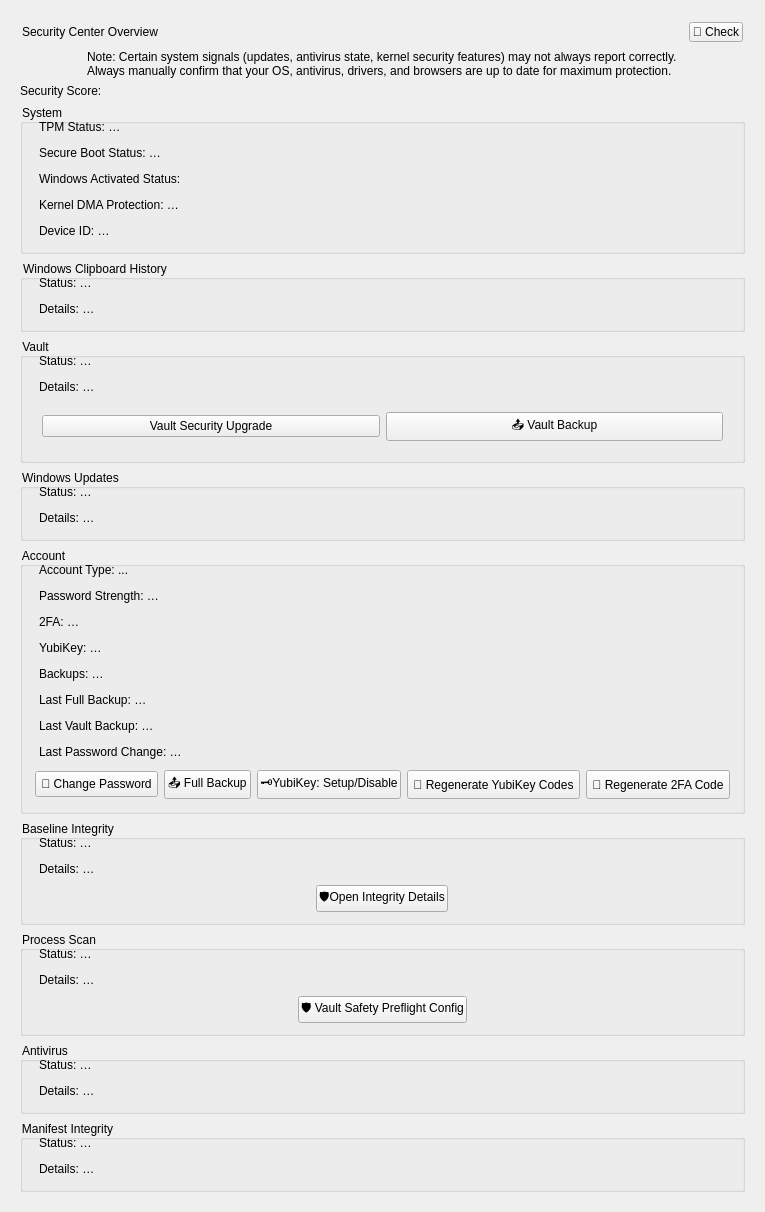
          <widget class="QWidget" name="scrollAreaWidgetContents_8">
           <property name="geometry">
            <rect>
             <x>0</x>
             <y>0</y>
             <width>579</width>
             <height>939</height>
            </rect>
           </property>
           <property name="sizePolicy">
            <sizepolicy hsizetype="Ignored" vsizetype="Preferred">
             <horstretch>0</horstretch>
             <verstretch>0</verstretch>
            </sizepolicy>
           </property>
           <layout class="QVBoxLayout" name="verticalLayout_30">
            <item>
             <widget class="QWidget" name="widget_18" native="true">
              <property name="sizePolicy">
               <sizepolicy hsizetype="Preferred" vsizetype="Minimum">
                <horstretch>0</horstretch>
                <verstretch>0</verstretch>
               </sizepolicy>
              </property>
              <layout class="QVBoxLayout" name="verticalLayout_4">
               <item>
                <widget class="QWidget" name="securityHeaderWidget" native="true">
                 <layout class="QHBoxLayout" name="horizontalLayout_15">
                  <property name="leftMargin">
                   <number>2</number>
                  </property>
                  <property name="topMargin">
                   <number>2</number>
                  </property>
                  <property name="rightMargin">
                   <number>2</number>
                  </property>
                  <property name="bottomMargin">
                   <number>2</number>
                  </property>
                  <item>
                   <widget class="QLabel" name="label_5">
                    <property name="sizePolicy">
                     <sizepolicy hsizetype="Maximum" vsizetype="Preferred">
                      <horstretch>0</horstretch>
                      <verstretch>0</verstretch>
                     </sizepolicy>
                    </property>
                    <property name="text">
                     <string>Security Center Overview</string>
                    </property>
                   </widget>
                  </item>
                  <item>
                   <spacer name="horizontalSpacer_8">
                    <property name="orientation">
                     <enum>Qt::Horizontal</enum>
                    </property>
                    <property name="sizeHint" stdset="0">
                     <size>
                      <width>40</width>
                      <height>20</height>
                     </size>
                    </property>
                   </spacer>
                  </item>
                  <item>
                   <widget class="QPushButton" name="securityRefreshButton">
                    <property name="minimumSize">
                     <size>
                      <width>0</width>
                      <height>20</height>
                     </size>
                    </property>
                    <property name="toolTip">
                     <string>re-run baseline check + preflight + AV detection</string>
                    </property>
                    <property name="styleSheet">
                     <string notr="true">padding:2;</string>
                    </property>
                    <property name="text">
                     <string>🔄 Check</string>
                    </property>
                   </widget>
                  </item>
                 </layout>
                </widget>
               </item>
               <item alignment="Qt::AlignHCenter">
                <widget class="QLabel" name="label_7">
                 <property name="text">
                  <string>Note: Certain system signals (updates, antivirus state, kernel security features) may not always report correctly.
Always manually confirm that your OS, antivirus, drivers, and browsers are up to date for maximum protection.</string>
                 </property>
                </widget>
               </item>
               <item>
                <widget class="QLabel" name="securityScoreLabel">
                 <property name="text">
                  <string>Security Score:</string>
                 </property>
                </widget>
               </item>
               <item>
                <widget class="QGroupBox" name="baselineIntegrityGroup_2">
                 <property name="styleSheet">
                  <string notr="true">padding:3;</string>
                 </property>
                 <property name="title">
                  <string>System</string>
                 </property>
                 <layout class="QVBoxLayout" name="verticalLayout_34">
                  <item>
                   <layout class="QGridLayout" name="baselineIntegrityLayout_2">
                    <item row="4" column="0">
                     <widget class="QLabel" name="systemDeviceIdLabel">
                      <property name="text">
                       <string>Device ID: …</string>
                      </property>
                     </widget>
                    </item>
                    <item row="1" column="0">
                     <widget class="QLabel" name="systemSecureBootStatusLabel">
                      <property name="text">
                       <string>Secure Boot Status: …</string>
                      </property>
                     </widget>
                    </item>
                    <item row="2" column="0">
                     <widget class="QLabel" name="systemWindowsActivatedLabel">
                      <property name="text">
                       <string>Windows Activated Status:</string>
                      </property>
                     </widget>
                    </item>
                    <item row="0" column="0">
                     <widget class="QLabel" name="systemTpmStatusLabel">
                      <property name="text">
                       <string>TPM Status: …</string>
                      </property>
                     </widget>
                    </item>
                    <item row="3" column="0">
                     <widget class="QLabel" name="systemKernelDmaStatusLabel">
                      <property name="text">
                       <string>Kernel DMA Protection: …</string>
                      </property>
                     </widget>
                    </item>
                   </layout>
                  </item>
                 </layout>
                </widget>
               </item>
               <item>
                <widget class="QGroupBox" name="baselineIntegrityGroup_5">
                 <property name="styleSheet">
                  <string notr="true">padding:3;</string>
                 </property>
                 <property name="title">
                  <string>Windows Clipboard History</string>
                 </property>
                 <layout class="QVBoxLayout" name="verticalLayout_38">
                  <item>
                   <layout class="QGridLayout" name="windowsClipboardLayout">
                    <item row="0" column="0">
                     <widget class="QLabel" name="windowsClipboardStatusLabel">
                      <property name="text">
                       <string>Status: …</string>
                      </property>
                     </widget>
                    </item>
                    <item row="2" column="0">
                     <widget class="QLabel" name="windowsClipboardDetailsLabel">
                      <property name="text">
                       <string>Details: …</string>
                      </property>
                     </widget>
                    </item>
                   </layout>
                  </item>
                 </layout>
                </widget>
               </item>
               <item>
                <widget class="QGroupBox" name="baselineIntegrityGroup_4">
                 <property name="styleSheet">
                  <string notr="true">padding:3;</string>
                 </property>
                 <property name="title">
                  <string>Vault</string>
                 </property>
                 <layout class="QVBoxLayout" name="verticalLayout_37">
                  <item>
                   <layout class="QGridLayout" name="vaultDetailsLayout">
                    <item row="2" column="0">
                     <widget class="QWidget" name="widget_23" native="true">
                      <property name="minimumSize">
                       <size>
                        <width>0</width>
                        <height>12</height>
                       </size>
                      </property>
                      <layout class="QHBoxLayout" name="horizontalLayout_22">
                       <item>
                        <widget class="QPushButton" name="vault_security_update">
                         <property name="minimumSize">
                          <size>
                           <width>0</width>
                           <height>20</height>
                          </size>
                         </property>
                         <property name="styleSheet">
                          <string notr="true"/>
                         </property>
                         <property name="text">
                          <string>Vault Security Upgrade</string>
                         </property>
                        </widget>
                       </item>
                       <item>
                        <widget class="QPushButton" name="exportWithPasswordButton_2">
                         <property name="minimumSize">
                          <size>
                           <width>0</width>
                           <height>20</height>
                          </size>
                         </property>
                         <property name="styleSheet">
                          <string notr="true"/>
                         </property>
                         <property name="text">
                          <string>📤 Vault Backup</string>
                         </property>
                        </widget>
                       </item>
                      </layout>
                     </widget>
                    </item>
                    <item row="0" column="0">
                     <widget class="QLabel" name="vaultStatusLabel">
                      <property name="text">
                       <string>Status: …</string>
                      </property>
                     </widget>
                    </item>
                    <item row="1" column="0">
                     <widget class="QLabel" name="vaultDetailsLabel">
                      <property name="text">
                       <string>Details: …</string>
                      </property>
                     </widget>
                    </item>
                   </layout>
                  </item>
                 </layout>
                </widget>
               </item>
               <item>
                <widget class="QGroupBox" name="baselineIntegrityGroup_3">
                 <property name="styleSheet">
                  <string notr="true">padding:3;</string>
                 </property>
                 <property name="title">
                  <string>Windows Updates</string>
                 </property>
                 <layout class="QVBoxLayout" name="verticalLayout_35">
                  <item>
                   <layout class="QGridLayout" name="windowsUpdatesLayout_3">
                    <item row="0" column="0">
                     <widget class="QLabel" name="windowsUpdatesStatusLabel">
                      <property name="text">
                       <string>Status: …</string>
                      </property>
                     </widget>
                    </item>
                    <item row="1" column="0">
                     <widget class="QLabel" name="windowsUpdatesDetailsLabel">
                      <property name="text">
                       <string>Details: …</string>
                      </property>
                     </widget>
                    </item>
                   </layout>
                  </item>
                 </layout>
                </widget>
               </item>
               <item>
                <widget class="QGroupBox" name="accountSecurityLayout">
                 <property name="styleSheet">
                  <string notr="true">padding:3;</string>
                 </property>
                 <property name="title">
                  <string>Account</string>
                 </property>
                 <layout class="QVBoxLayout" name="verticalLayout_36">
                  <item>
                   <layout class="QGridLayout" name="accountSecurityGroup">
                    <item row="8" column="0">
                     <widget class="QLabel" name="accountPasswordLastChangedLabel">
                      <property name="text">
                       <string>Last Password Change: …</string>
                      </property>
                     </widget>
                    </item>
                    <item row="2" column="0">
                     <widget class="QLabel" name="accountPasswordStrengthLabel">
                      <property name="text">
                       <string>Password Strength: …</string>
                      </property>
                     </widget>
                    </item>
                    <item row="3" column="0">
                     <widget class="QLabel" name="accountTwofaStatusLabel">
                      <property name="text">
                       <string>2FA: …</string>
                      </property>
                     </widget>
                    </item>
                    <item row="4" column="0">
                     <widget class="QLabel" name="accountYubiStatusLabel">
                      <property name="text">
                       <string>YubiKey: …</string>
                      </property>
                     </widget>
                    </item>
                    <item row="7" column="0">
                     <widget class="QLabel" name="accountBackupLastVaultLabel">
                      <property name="text">
                       <string>Last Vault Backup: …</string>
                      </property>
                     </widget>
                    </item>
                    <item row="6" column="0">
                     <widget class="QLabel" name="accountBackupLastFullLabel">
                      <property name="text">
                       <string>Last Full Backup: …</string>
                      </property>
                     </widget>
                    </item>
                    <item row="5" column="0">
                     <widget class="QLabel" name="accountBackupStatusLabel">
                      <property name="text">
                       <string>Backups: …</string>
                      </property>
                     </widget>
                    </item>
                    <item row="9" column="0">
                     <widget class="QWidget" name="widget_19" native="true">
                      <layout class="QHBoxLayout" name="horizontalLayout_18">
                       <property name="leftMargin">
                        <number>2</number>
                       </property>
                       <property name="topMargin">
                        <number>2</number>
                       </property>
                       <property name="rightMargin">
                        <number>2</number>
                       </property>
                       <property name="bottomMargin">
                        <number>2</number>
                       </property>
                       <item>
                        <widget class="QPushButton" name="changePasswordButton_2">
                         <property name="minimumSize">
                          <size>
                           <width>0</width>
                           <height>20</height>
                          </size>
                         </property>
                         <property name="toolTip">
                          <string>Change your password</string>
                         </property>
                         <property name="styleSheet">
                          <string notr="true">padding:5</string>
                         </property>
                         <property name="text">
                          <string>🔐 Change Password</string>
                         </property>
                        </widget>
                       </item>
                       <item>
                        <widget class="QPushButton" name="exportVaultButton_2">
                         <property name="sizePolicy">
                          <sizepolicy hsizetype="Preferred" vsizetype="Preferred">
                           <horstretch>0</horstretch>
                           <verstretch>0</verstretch>
                          </sizepolicy>
                         </property>
                         <property name="minimumSize">
                          <size>
                           <width>0</width>
                           <height>20</height>
                          </size>
                         </property>
                         <property name="styleSheet">
                          <string notr="true"/>
                         </property>
                         <property name="text">
                          <string>📤 Full Backup</string>
                         </property>
                        </widget>
                       </item>
                       <item>
                        <widget class="QPushButton" name="btnDeviceUnlock_2">
                         <property name="sizePolicy">
                          <sizepolicy hsizetype="Preferred" vsizetype="Preferred">
                           <horstretch>0</horstretch>
                           <verstretch>0</verstretch>
                          </sizepolicy>
                         </property>
                         <property name="minimumSize">
                          <size>
                           <width>0</width>
                           <height>20</height>
                          </size>
                         </property>
                         <property name="toolTip">
                          <string>Link a YubiKey to your Account/Vault</string>
                         </property>
                         <property name="styleSheet">
                          <string notr="true">padding:2</string>
                         </property>
                         <property name="text">
                          <string>🗝️YubiKey: Setup/Disable</string>
                         </property>
                        </widget>
                       </item>
                       <item>
                        <widget class="QPushButton" name="regen_key_1">
                         <property name="sizePolicy">
                          <sizepolicy hsizetype="Preferred" vsizetype="Preferred">
                           <horstretch>0</horstretch>
                           <verstretch>0</verstretch>
                          </sizepolicy>
                         </property>
                         <property name="minimumSize">
                          <size>
                           <width>0</width>
                           <height>20</height>
                          </size>
                         </property>
                         <property name="toolTip">
                          <string>Must add if enabled in Profile/ Regenerate a new code if lost your old one</string>
                         </property>
                         <property name="styleSheet">
                          <string notr="true">padding:5</string>
                         </property>
                         <property name="text">
                          <string>🔄 Regenerate YubiKey Codes</string>
                         </property>
                        </widget>
                       </item>
                       <item>
                        <widget class="QPushButton" name="regen_key_2fa_2">
                         <property name="sizePolicy">
                          <sizepolicy hsizetype="Preferred" vsizetype="Preferred">
                           <horstretch>0</horstretch>
                           <verstretch>0</verstretch>
                          </sizepolicy>
                         </property>
                         <property name="minimumSize">
                          <size>
                           <width>0</width>
                           <height>20</height>
                          </size>
                         </property>
                         <property name="toolTip">
                          <string>Must add if enabled in Profile/ Regenerate a new code if lost your old one</string>
                         </property>
                         <property name="styleSheet">
                          <string notr="true">padding:5</string>
                         </property>
                         <property name="text">
                          <string>🔄 Regenerate 2FA Code</string>
                         </property>
                        </widget>
                       </item>
                      </layout>
                     </widget>
                    </item>
                    <item row="1" column="0">
                     <widget class="QLabel" name="recovery_m_2">
                      <property name="text">
                       <string>Account Type: ...</string>
                      </property>
                     </widget>
                    </item>
                   </layout>
                  </item>
                 </layout>
                </widget>
               </item>
               <item>
                <widget class="QGroupBox" name="baselineIntegrityGroup">
                 <property name="styleSheet">
                  <string notr="true">padding:3;</string>
                 </property>
                 <property name="title">
                  <string>Baseline Integrity</string>
                 </property>
                 <layout class="QVBoxLayout" name="verticalLayout_31">
                  <item>
                   <layout class="QGridLayout" name="baselineIntegrityLayout">
                    <item row="1" column="0">
                     <widget class="QLabel" name="baselineIntegrityDetails">
                      <property name="text">
                       <string>Details: …</string>
                      </property>
                     </widget>
                    </item>
                    <item row="0" column="0">
                     <widget class="QLabel" name="baselineIntegrityStatus">
                      <property name="text">
                       <string>Status: …</string>
                      </property>
                     </widget>
                    </item>
                    <item row="2" column="0" alignment="Qt::AlignHCenter">
                     <widget class="QPushButton" name="securityOpenIntegrityButton">
                      <property name="minimumSize">
                       <size>
                        <width>0</width>
                        <height>20</height>
                       </size>
                      </property>
                      <property name="toolTip">
                       <string>re-run baseline check + preflight + AV detection</string>
                      </property>
                      <property name="styleSheet">
                       <string notr="true">padding:2;</string>
                      </property>
                      <property name="text">
                       <string>🛡️Open Integrity Details</string>
                      </property>
                     </widget>
                    </item>
                   </layout>
                  </item>
                 </layout>
                </widget>
               </item>
               <item>
                <widget class="QGroupBox" name="processScanGroup">
                 <property name="styleSheet">
                  <string notr="true">padding:3;
</string>
                 </property>
                 <property name="title">
                  <string>Process Scan</string>
                 </property>
                 <layout class="QHBoxLayout" name="horizontalLayout_9">
                  <item>
                   <layout class="QGridLayout" name="processScanLayout">
                    <item row="1" column="0">
                     <widget class="QLabel" name="processScanDetails">
                      <property name="text">
                       <string>Details: …</string>
                      </property>
                     </widget>
                    </item>
                    <item row="0" column="0">
                     <widget class="QLabel" name="processScanStatus">
                      <property name="text">
                       <string>Status: …</string>
                      </property>
                     </widget>
                    </item>
                    <item row="2" column="0" alignment="Qt::AlignHCenter">
                     <widget class="QPushButton" name="securityPreflightConfigButton">
                      <property name="minimumSize">
                       <size>
                        <width>0</width>
                        <height>20</height>
                       </size>
                      </property>
                      <property name="styleSheet">
                       <string notr="true">padding:2;</string>
                      </property>
                      <property name="text">
                       <string>🛡️ Vault Safety Preflight Config</string>
                      </property>
                     </widget>
                    </item>
                   </layout>
                  </item>
                 </layout>
                </widget>
               </item>
               <item>
                <widget class="QGroupBox" name="antivirusGroup">
                 <property name="styleSheet">
                  <string notr="true">padding:3;</string>
                 </property>
                 <property name="title">
                  <string>Antivirus</string>
                 </property>
                 <layout class="QVBoxLayout" name="verticalLayout_32">
                  <item>
                   <layout class="QGridLayout" name="antivirusLayout">
                    <item row="1" column="0">
                     <widget class="QLabel" name="antivirusDetails">
                      <property name="text">
                       <string>Details: …</string>
                      </property>
                     </widget>
                    </item>
                    <item row="0" column="0">
                     <widget class="QLabel" name="antivirusStatus">
                      <property name="text">
                       <string>Status: …</string>
                      </property>
                     </widget>
                    </item>
                   </layout>
                  </item>
                 </layout>
                </widget>
               </item>
               <item>
                <widget class="QGroupBox" name="manifestIntegrityGroup">
                 <property name="styleSheet">
                  <string notr="true">padding:3;</string>
                 </property>
                 <property name="title">
                  <string>Manifest Integrity</string>
                 </property>
                 <layout class="QVBoxLayout" name="verticalLayout_33">
                  <item>
                   <layout class="QGridLayout" name="manifestIntegrityLayout">
                    <item row="0" column="0">
                     <widget class="QLabel" name="manifestIntegrityStatus">
                      <property name="text">
                       <string>Status: …</string>
                      </property>
                     </widget>
                    </item>
                    <item row="1" column="0">
                     <widget class="QLabel" name="manifestIntegrityDetails">
                      <property name="text">
                       <string>Details: …</string>
                      </property>
                     </widget>
                    </item>
                   </layout>
                  </item>
                 </layout>
                </widget>
               </item>
              </layout>
             </widget>
            </item>
           </layout>
          </widget>
